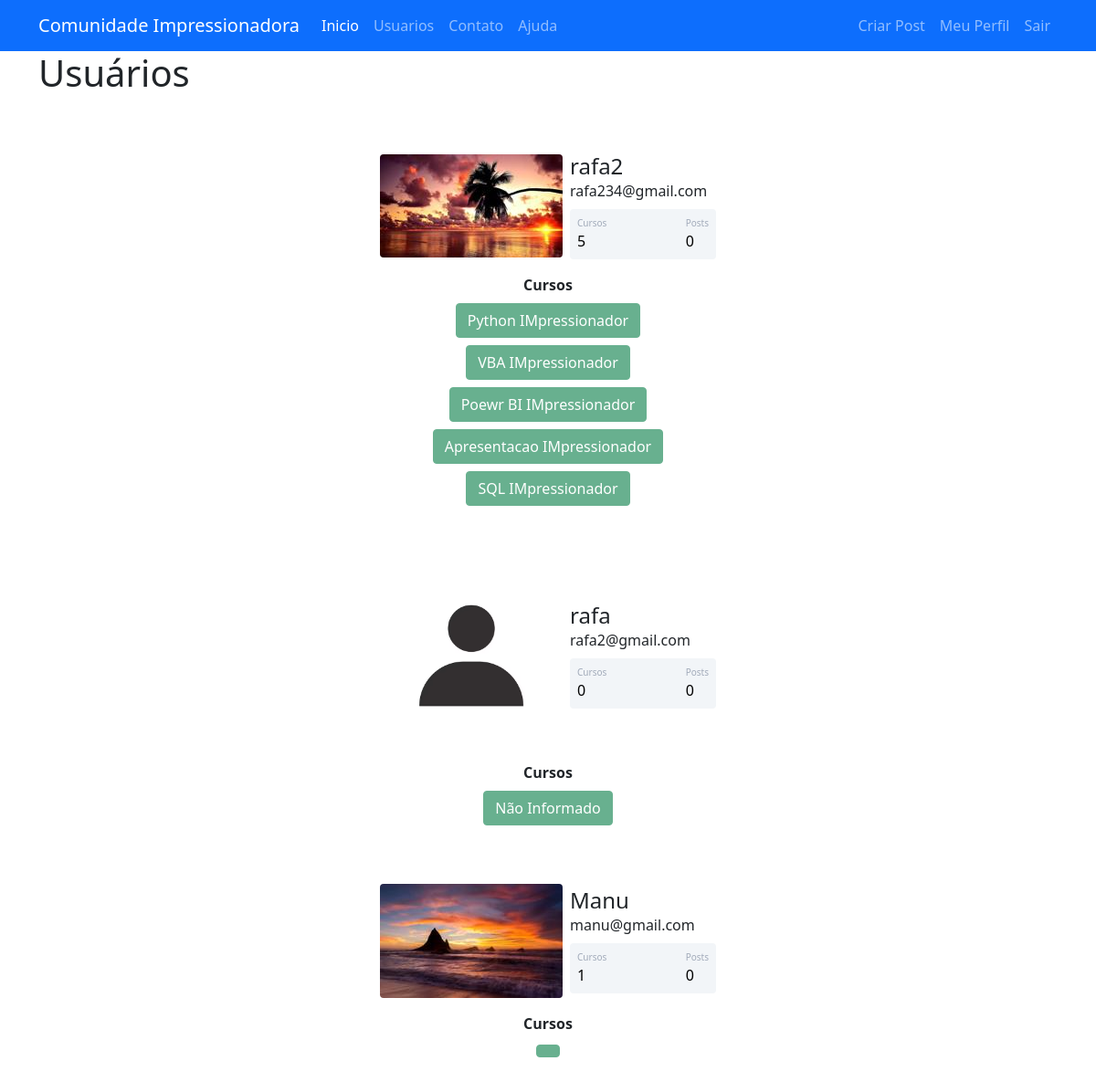
The app's page /usuarios (signed in) with its own data.
### comunidadeimpressionadora/models.py (models this page shows, shortened)
class Usuario(database.Model, UserMixin):
    id = database.Column(database.Integer, primary_key=True)
    username = database.Column(database.String, nullable=False)
    email = database.Column(database.String, nullable=False, unique=True)
    senha = database.Column(database.String, nullable=False)
    foto_perfil = database.Column(database.String, default='default.jpg')
    posts = database.relationship('Post', backref='autor', lazy=True)
    cursos = database.Column(database.String, nullable=False, default='Não Informado')

### comunidadeimpressionadora/routes.py (the view)
@app.route('/usuarios')
@login_required
def usuarios():
    lista_usuarios = Usuario.query.all()
    return render_template('usuarios.html', lista_usuarios=lista_usuarios)

### comunidadeimpressionadora/models.py (called while the page is built)
@login_menager.user_loader
def load_usuario(id_usuario):
    return Usuario.query.get(int(id_usuario))

### comunidadeimpressionadora/templates/usuarios.html (shortened to what this page needs)
{% extends 'base.html' %}
{% block body %}
        <div class="container">
            <h1>Usuários</h1>
            {% for usuario in lista_usuarios %}
            <div class="container mt-5 d-flex justify-content-center">
                <div class="card p-3">
                    <div class="d-flex align-items-center">
                        <div class="image pe-2"> <img src="{{ url_for('static', filename='fotos_perfil/{}'.format(usuario.foto_perfil)) }}" class="rounded" width="200"> </div>
                        <div class="ml-3 w-100">
                            <h4 class="mb-0 mt-0">{{ usuario.username }}</h4> <span>{{ usuario.email }}</span>
                            <div class="p-2 mt-2 bg-primary d-flex justify-content-between rounded text-white stats">
                                {% if 'Não Informado' in usuario.cursos %}
                                    <div class="d-flex flex-column"> <span class="articles">Cursos</span> <span class="number1">0</span> </div>
                                {% else %}
                                    <div class="d-flex flex-column"> <span class="articles">Cursos</span> <span class="number1">{{ usuario.cursos.count(';') + 1 }}</span> </div>
                                {% endif %}
                                <div class="d-flex flex-column"> <span class="rating">Posts</span> <span class="number3">0</span> </div>
                            </div>
                        </div>
                    </div>
                </div>
            </div>
            <div class="row justify-content-center">
                <div class="col col-4" style="text-align: center">
                    <strong>Cursos</strong><br>
                    {% for curso in usuario.cursos.split(';') %}
                        <button type="button" class="btn btn-success mt-2" disabled>{{ curso }}</button>
                    {% endfor %}
                </div>
            </div>
            {% endfor %}
        </div>
{% endblock %}

### comunidadeimpressionadora/static/main.css (style rules this page uses)
.card { width: 400px; border: none; border-radius: 10px; background-color: #fff }
.stats { background: #f2f5f8 !important; color: #000 !important }
.articles { font-size: 10px; color: #a1aab9 }
.number1 { font-weight: 500 }
.rating { font-size: 10px; color: #a1aab9 }
.number3 { font-weight: 500 }

### records on screen
Usuario: foto_perfil (picture), username "rafa2", email "rafa234@gmail.com", cursos "5", curso "Python IMpressionador" "VBA IMpressionador" "Poewr BI IMpressionador" "Apresentacao IMpressionador" "SQL IMpressionador"
Usuario: foto_perfil (placeholder picture), username "rafa", email "rafa2@gmail.com", shows "Cursos", cursos "Não Informado"
Usuario: foto_perfil (picture), username "Manu", email "manu@gmail.com", cursos "1"
